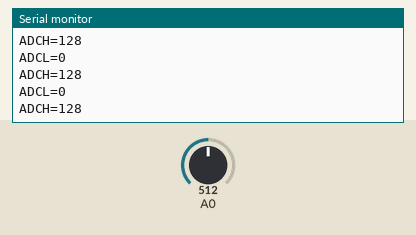
This sketch was run on a simulated Arduino Uno, built with avr-gcc and run on an emulated ATmega328P. Shown: the last lines printed to the serial monitor. The test bench sets the inputs (shaded band); at power-on: A0 = 512.

Above: at 1.3 s.
1.4 s: A0 set to 716
At 2.2 s:
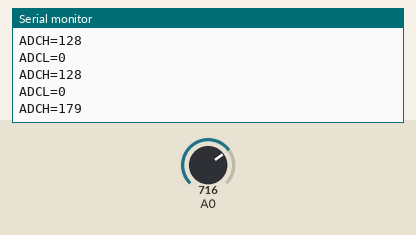
2.9 s: A0 set to 900
At 2.9 s:
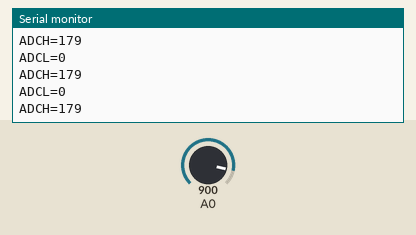
Timing chart, 0 to 5.9 s (numbered marks = the images above; inputs shaded):
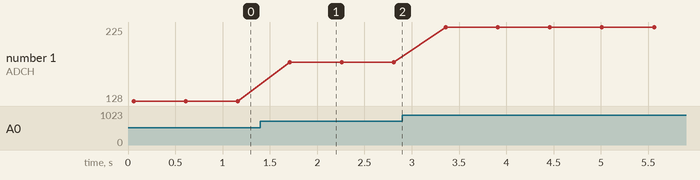

Measured:
- after the input at 1.4 s, the serial monitor: prints a new line after 0.31 s (image 1)
- plotted number 1: 128 → 179 after the input at 1.4 s, 179 → 225 after the input at 2.9 s

The sketch:

adc_read.ino
```cpp
int test;
int test1;

void setup() {
  Serial.begin(9600);
  ADCSRA |= (1<<ADPS2) |  (1<<ADPS1) |  (1<<ADPS0);
  ADMUX  |= (1<<REFS0);
  ADMUX  |= (1<<ADLAR);
  ADCSRA |= (1<<ADEN);
}

void loop() {
  ADCSRA |=(1<<ADSC); //wait for conversion to finish
  delay(50);
  test= ADCL;
  test1= ADCH;
  Serial.print("ADCL=");
  Serial.print(test);
  Serial.println();
  Serial.print("ADCH=");
  Serial.print(test1);
  Serial.println();
  delay(500);
}
```
